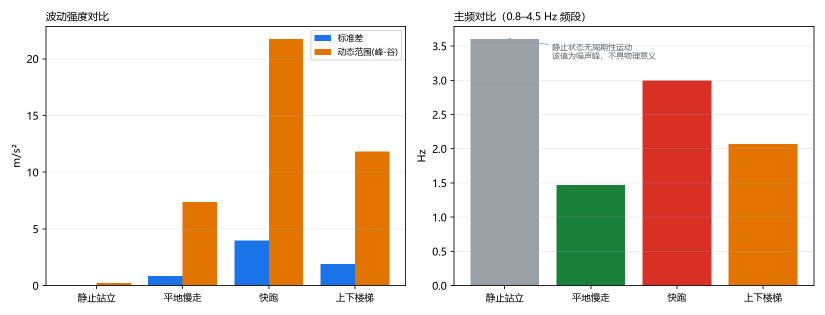
#> input picture 01-Field-Discovery/photos/chart-08-features.png, 1650 x 630 px (shown at 1/2 size); its folder holds only this picture in this run
$ python check_photos.py ../photos/chart-08-features.png
#> lines starting #> are read from the running program, lines starting #| are printed output that depends on the picture
"""
课题 09 照片合规校验
=====================
交图前跑一遍，避免"拍完了才发现没有 EXIF / 主体太小 / 太糊"。

检查项
------
1. EXIF：是否有拍摄时间与机型 —— 缺 EXIF 基本等于无法证明现场实拍
2. 分辨率：长边是否达到原图水平（低于 2000px 多半是被压缩过）
3. 文件名：哈希式文件名（32 位十六进制）通常是微信/QQ 传图的产物
4. 清晰度：拉普拉斯方差，过低提示模糊（模糊可以是难度，但不能糊到无信息）
5. 亮度：平均灰度，提示是否严重欠曝
6. 尺寸一致性：15 张应来自同一部手机

用法
----
    python check_photos.py                    # 检查 ../photos/visual-test/
    python check_photos.py <目录或图片...>     # 检查指定路径（可混合传多张）
"""

import os
import re
import sys

import numpy as np
from PIL import Image, ExifTags

HERE = os.path.dirname(os.path.abspath(__file__))
DEFAULT_DIR = os.path.join(os.path.dirname(HERE), "photos", "visual-test")

HASH_NAME = re.compile(r"^[0-9a-f]{16,}\.(jpe?g|png)$", re.I)
IMG_EXTS = (".jpg", ".jpeg", ".png", ".heic", ".webp")


def laplacian_var(gray):
    """拉普拉斯响应的方差，越大越清晰"""
    k = np.array([[0, 1, 0], [1, -4, 1], [0, 1, 0]], dtype=np.float64)
    h, w = gray.shape
    if h < 3 or w < 3:
        return 0.0
    out = np.zeros((h - 2, w - 2))
    for i in range(3):
        for j in range(3):
            if k[i, j]:
                out += k[i, j] * gray[i:h - 2 + i, j:w - 2 + j]
    return float(out.var())


def check(path):
#> called with path = '../photos/chart-08-features.png'
    name = os.path.basename(path)
    r = dict(name=name, ok=True, notes=[])

    try:
        im = Image.open(path)
#> im is the input picture: PIL image 1650x630 RGBA; mean R, G, B, A 230.7, 214.6, 202.3, 255
    except Exception as e:
        return dict(name=name, ok=False, notes=[f"无法打开: {e}"], w=0, h=0,
                    kb=0, exif_time="", model="", sharp=0, bright=0)

    w, h = im.size
#> w = 1650; h = 630
    r["w"], r["h"] = w, h
    r["kb"] = os.path.getsize(path) / 1024

    ex = im.getexif()
    tags = {ExifTags.TAGS.get(k, k): v for k, v in ex.items()}
#> tags = 0 items
    dt = tags.get("DateTimeOriginal") or tags.get("DateTime") or ""
#> dt = ''
    model = f"{tags.get('Make', '')} {tags.get('Model', '')}".strip()
#> model = ''
    r["exif_time"], r["model"] = str(dt), model

    if not ex or not dt:
        r["ok"] = False
        r["notes"].append("无 EXIF 拍摄时间（疑似压缩/截图/传图丢失）")
    if not model:
        r["notes"].append("无机型信息")

    if max(w, h) < 2000:
        r["ok"] = False
        r["notes"].append(f"长边仅 {max(w, h)}px，低于原图水平（≥2000）")

    if HASH_NAME.match(name):
        r["ok"] = False
        r["notes"].append("文件名为哈希式，疑似微信/QQ 传图（非原图）")

    g = np.asarray(im.convert("L").resize((min(w, 800), int(min(w, 800) * h / w))),
                   dtype=np.float64)
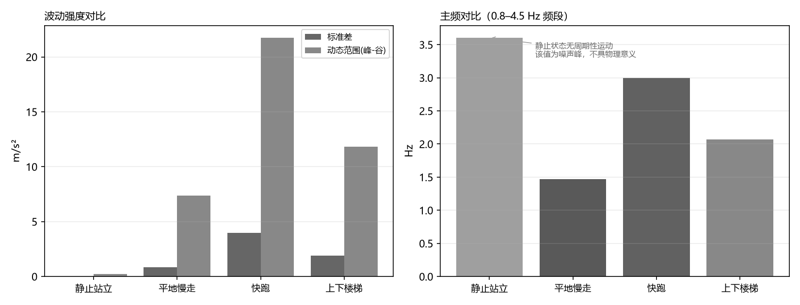
#> g: shape (305, 800) float64; min 8, max 255, mean 217.8
    r["sharp"] = laplacian_var(g)
#> after the loop in laplacian_var, `for i in range(3):`:
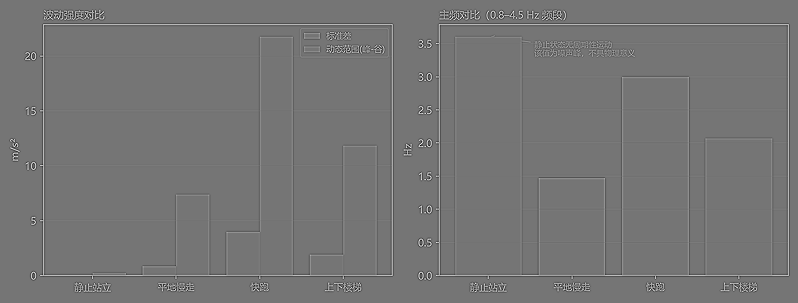
#> out: shape (303, 798) float64; min -524, max 615, mean 0; drawn with min black and max white
    r["bright"] = float(g.mean())
    if r["sharp"] < 15:
        r["notes"].append(f"清晰度偏低（{r['sharp']:.0f}），可能严重模糊")
    if r["bright"] < 45:
        r["notes"].append(f"画面偏暗（均值 {r['bright']:.0f}）")
    if r["bright"] > 215:
        r["notes"].append(f"画面过曝（均值 {r['bright']:.0f}）")

    return r


def main():
    args = sys.argv[1:]
    paths = []
    if not args:
        if not os.path.isdir(DEFAULT_DIR):
            sys.exit(f"目录不存在: {DEFAULT_DIR}")
        paths = [os.path.join(DEFAULT_DIR, f) for f in sorted(os.listdir(DEFAULT_DIR))
                 if f.lower().endswith(IMG_EXTS) and "selfie" not in f.lower()]
    else:
        for a in args:
            if os.path.isdir(a):
                paths += [os.path.join(a, f) for f in sorted(os.listdir(a))
                          if f.lower().endswith(IMG_EXTS) and "selfie" not in f.lower()]
            else:
                paths.append(a)

    if not paths:
        sys.exit("没有找到待检查的图片")

    results = [check(p) for p in paths]
#> results = 1 item

    print(f"{'文件':<22}{'尺寸':>12}{'KB':>7}{'清晰':>7}{'亮度':>6}  判定")
    print("-" * 92)
    for r in results:
        flag = "✅" if r["ok"] else "❌"
        size = f"{r['w']}x{r['h']}"
        print(f"{r['name'][:21]:<22}{size:>12}{r['kb']:>7.0f}{r['sharp']:>7.0f}"
              f"{r['bright']:>6.0f}  {flag}")
        for n in r["notes"]:
            print(f"    └─ {n}")
#> this loop made 1 pass
#> (flag, size) on pass 1: ('❌', '1650x630')
#| chart-08-features.png     1650x630     52   2491   218  ❌
#|     └─ 无 EXIF 拍摄时间（疑似压缩/截图/传图丢失）
#|     └─ 无机型信息
#|     └─ 长边仅 1650px，低于原图水平（≥2000）
#|     └─ 画面过曝（均值 218）

    # 一致性
    models = {r["model"] for r in results if r["model"]}
#> models = 0 items
    sizes = {(r["w"], r["h"]) for r in results if r["w"]}
#> sizes = 1 item
    print("-" * 92)
    print(f"共 {len(results)} 张，通过 {sum(r['ok'] for r in results)} 张，"
          f"不通过 {sum(not r['ok'] for r in results)} 张")
#| 共 1 张，通过 0 张，不通过 1 张
    if len(models) > 1:
        print(f"⚠️ 检出 {len(models)} 种机型，应为同一部手机: {models}")
    if len(sizes) > 1:
        print(f"⚠️ 检出 {len(sizes)} 种分辨率，疑似混入了压缩图或不同设备")
    if len(results) != 15:
        print(f"⚠️ 当前 {len(results)} 张，官方要求正好 15 张")
#| ⚠️ 当前 1 张，官方要求正好 15 张

    times = sorted(r["exif_time"] for r in results if r["exif_time"])
#> times = []
    if times:
        print(f"拍摄时间跨度: {times[0]}  →  {times[-1]}")


if __name__ == "__main__":
    main()

$ run again, on 01-Field-Discovery/photos/chart-08-gait-waveform.png
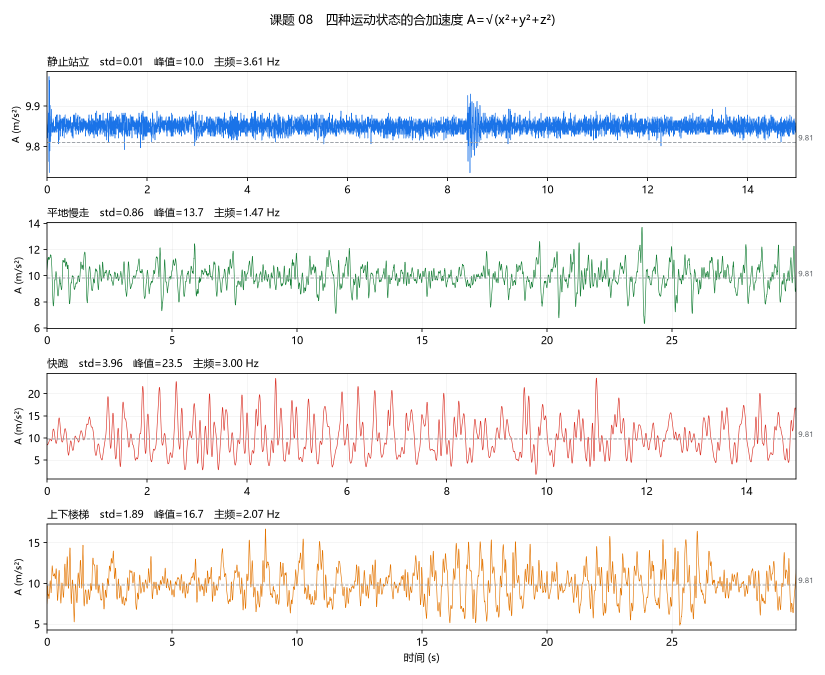
#> input picture 01-Field-Discovery/photos/chart-08-gait-waveform.png, 1650 x 1350 px (shown at 1/2 size)
#> in check, im is the input picture: PIL image 1650x1350 RGBA; mean R, G, B, A 242.4, 242.4, 242.7, 255
#> tags = 0 items
#> dt = ''
#> in check, `g = np.asarray(im.convert("L").resize((min(w, 800), int(min(w, 800) * ..`:
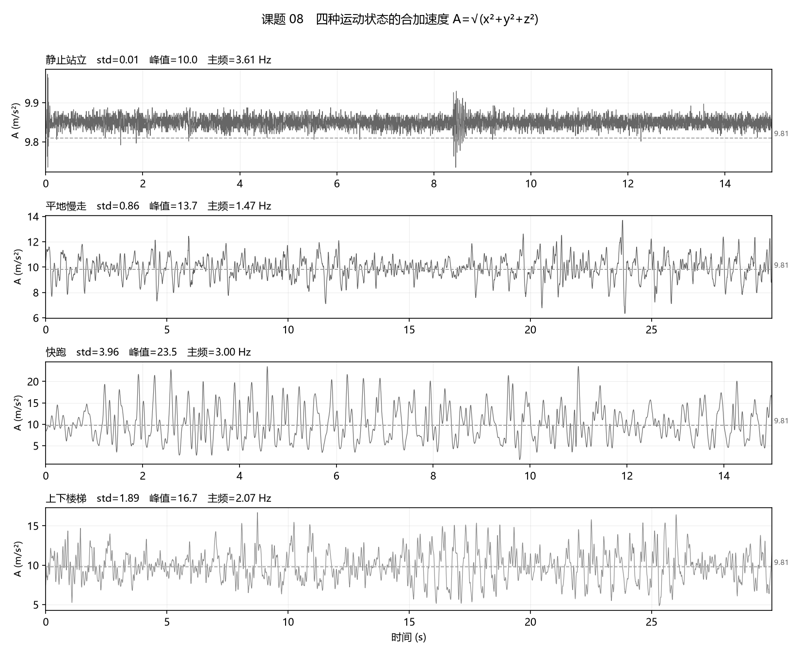
#> g: shape (654, 800) float64; min 0, max 255, mean 242
#> after the loop in laplacian_var, `for i in range(3):`:
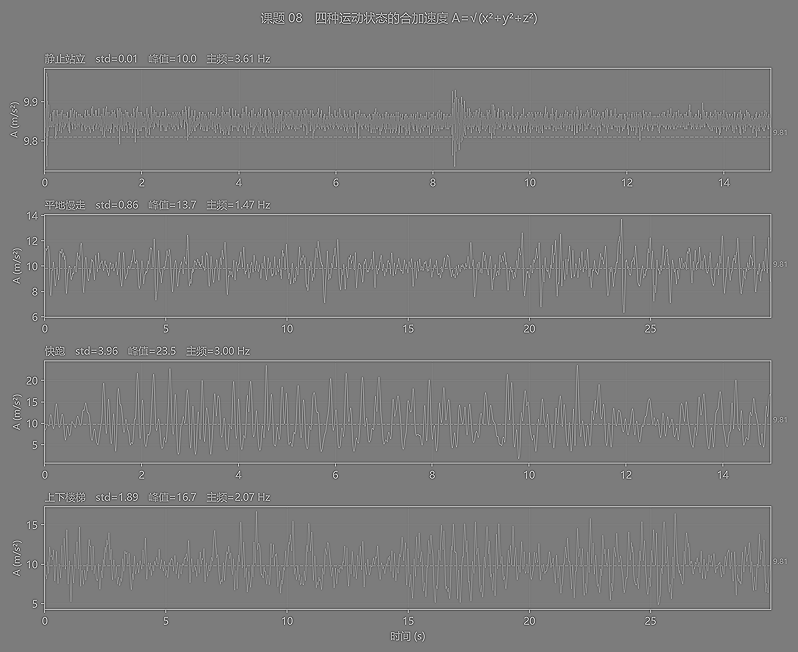
#> out: shape (652, 798) float64; min -588, max 621, mean 0; drawn with min black and max white
#> results = 1 item
#> the loop in main, `for r in results:` made 1 pass
#> (flag, size) on pass 1: ('❌', '1650x1350')
#> (printed output is left out)
#> models = 0 items
#> sizes = 1 item
#| 共 1 张，通过 0 张，不通过 1 张
#| ⚠️ 当前 1 张，官方要求正好 15 张
#> times = []

$ run again, on 01-Field-Discovery/photos/chart-09-accuracy.png
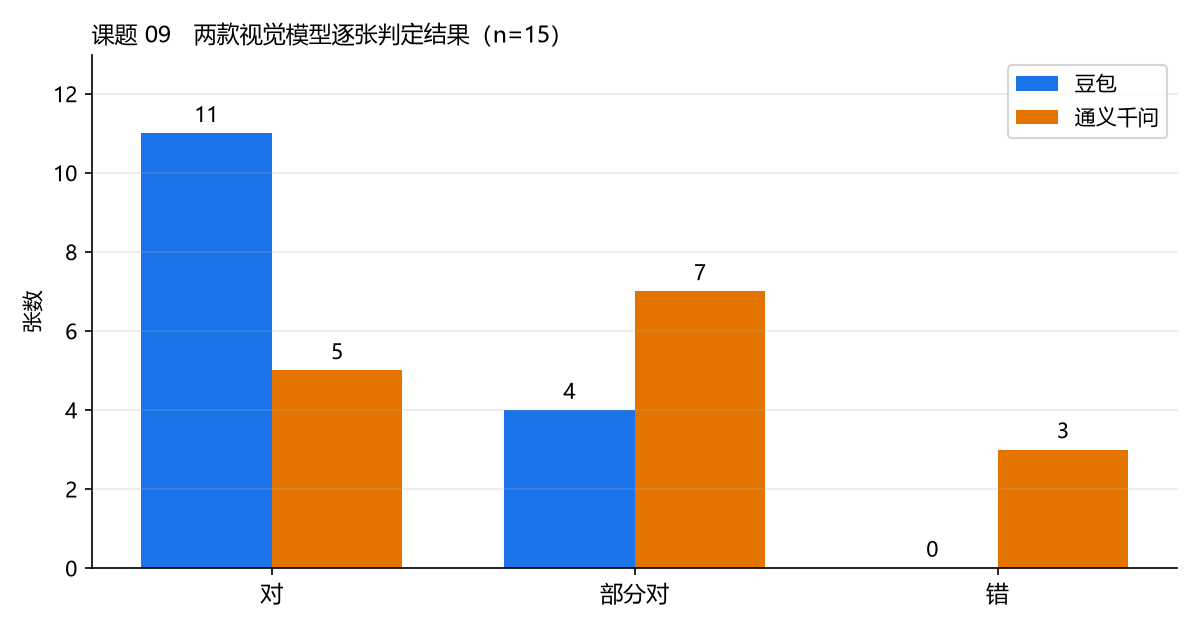
#> input picture 01-Field-Discovery/photos/chart-09-accuracy.png, 1200 x 630 px
#> in check, im is the input picture: PIL image 1200x630 RGBA; mean R, G, B, A 225.4, 223.2, 223.4, 255
#> tags = 0 items
#> dt = ''
#> in check, `g = np.asarray(im.convert("L").resize((min(w, 800), int(min(w, 800) * ..`:
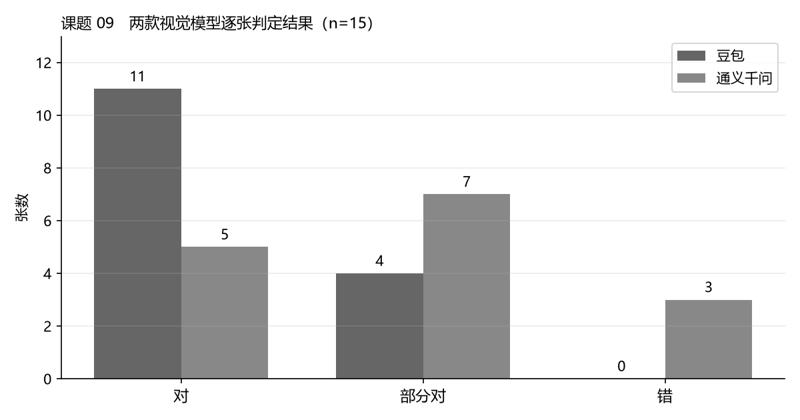
#> g: shape (420, 800) float64; min 0, max 255, mean 223.8
#> after the loop in laplacian_var, `for i in range(3):`:
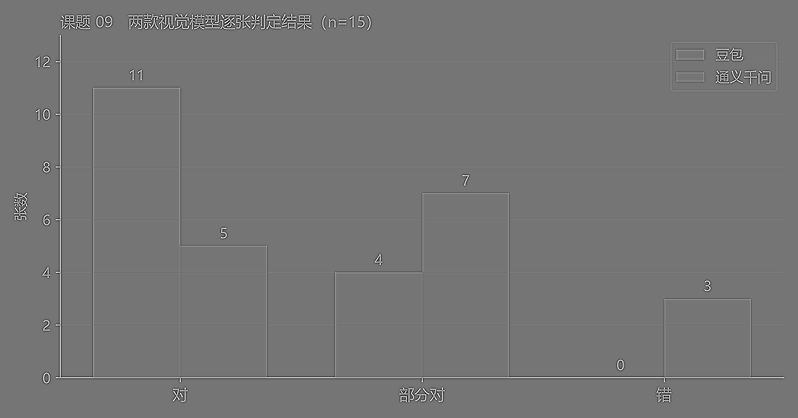
#> out: shape (418, 798) float64; min -541, max 631, mean 0; drawn with min black and max white
#> results = 1 item
#> the loop in main, `for r in results:` made 1 pass
#> (flag, size) on pass 1: ('❌', '1200x630')
#> (printed output is left out)
#> models = 0 items
#> sizes = 1 item
#| 共 1 张，通过 0 张，不通过 1 张
#| ⚠️ 当前 1 张，官方要求正好 15 张
#> times = []

$ run again, on 01-Field-Discovery/photos/chart-09-hallucination.png
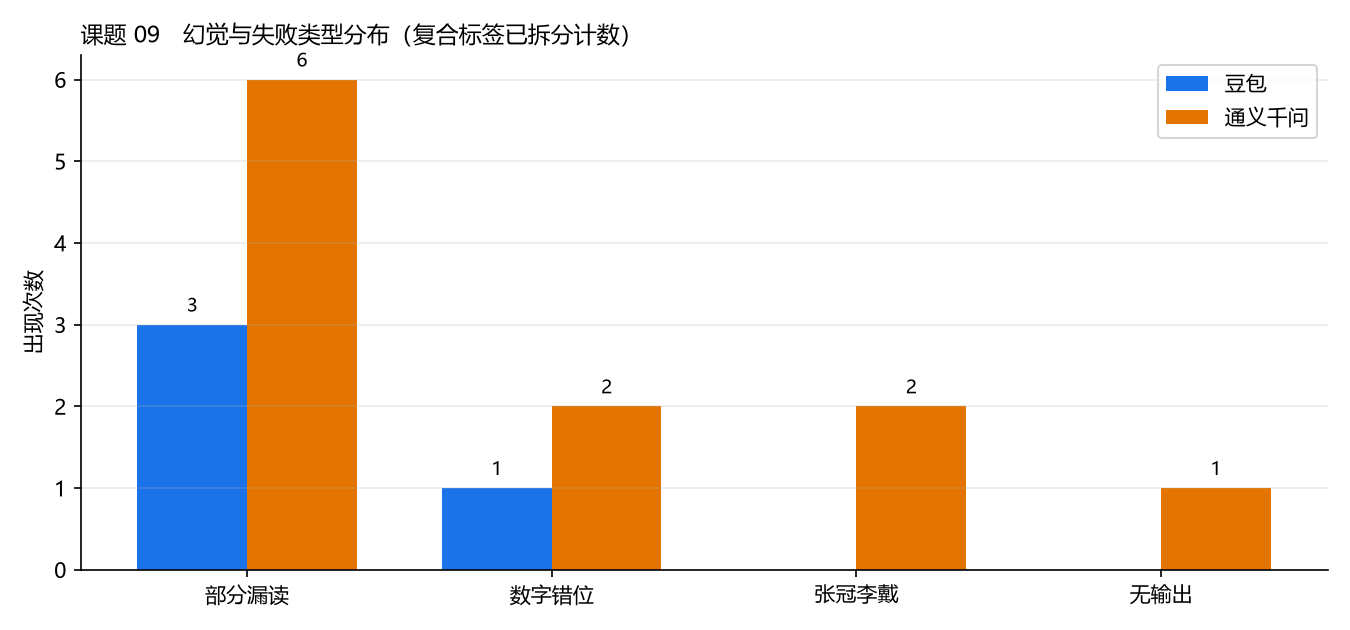
#> input picture 01-Field-Discovery/photos/chart-09-hallucination.png, 1350 x 630 px
#> in check, im is the input picture: PIL image 1350x630 RGBA; mean R, G, B, A 238.5, 229.4, 220.9, 255
#> tags = 0 items
#> dt = ''
#> in check, `g = np.asarray(im.convert("L").resize((min(w, 800), int(min(w, 800) * ..`:
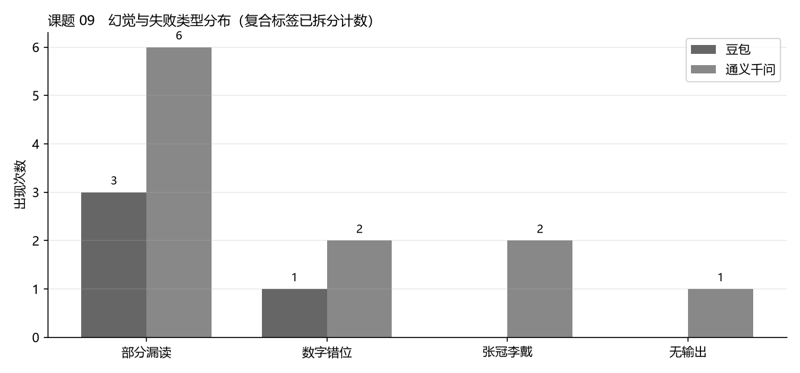
#> g: shape (373, 800) float64; min 0, max 255, mean 231
#> after the loop in laplacian_var, `for i in range(3):`:
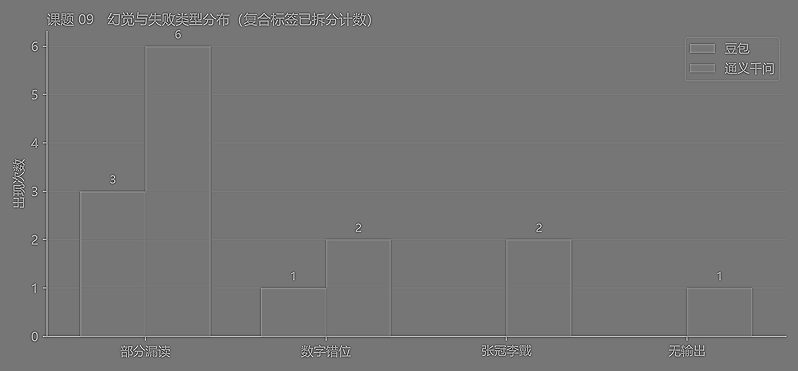
#> out: shape (371, 798) float64; min -537, max 619, mean 0; drawn with min black and max white
#> results = 1 item
#> the loop in main, `for r in results:` made 1 pass
#> (flag, size) on pass 1: ('❌', '1350x630')
#> (printed output is left out)
#> models = 0 items
#> sizes = 1 item
#| 共 1 张，通过 0 张，不通过 1 张
#| ⚠️ 当前 1 张，官方要求正好 15 张
#> times = []
